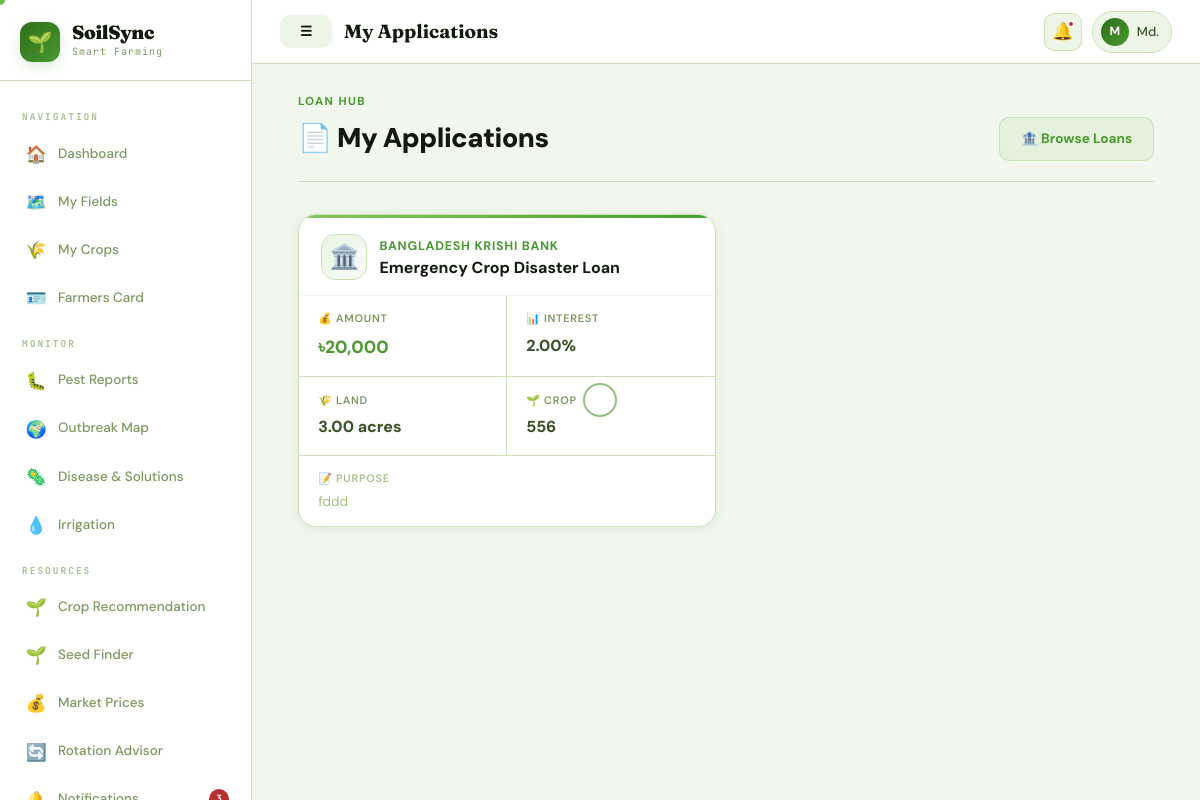
The app's page /my_applications.php (signed in) with its own data.
### tables this page shows
CREATE TABLE `users` (
  `id` int(11) NOT NULL,
  `name` varchar(100) NOT NULL,
  `phone` varchar(20) NOT NULL,
  `password` varchar(255) NOT NULL,
  `role` enum('farmer','expert','admin') DEFAULT 'farmer',
  `location_id` int(11) DEFAULT NULL,
  `created_at` timestamp NOT NULL DEFAULT current_timestamp(),
  `fc_card_number` varchar(20) DEFAULT NULL,
  `fc_category` enum('landless','marginal','small','medium','large') DEFAULT NULL,
  `fc_land_size` decimal(8,2) DEFAULT NULL,
  `fc_bank_account` varchar(30) DEFAULT NULL,
  `fc_registered_at` datetime DEFAULT NULL,
  `fc_phase` enum('pre_pilot','pilot','national') DEFAULT NULL
);

CREATE TABLE `loan_applications` (
  `id` int(11) NOT NULL,
  `user_id` int(11) NOT NULL,
  `product_id` int(11) NOT NULL,
  `amount_needed` decimal(12,2) NOT NULL,
  `land_acres` decimal(6,2) DEFAULT NULL,
  `crop_type` varchar(100) DEFAULT NULL,
  `purpose` text DEFAULT NULL,
  `status` enum('saved','submitted','approved','rejected') DEFAULT 'saved',
  `notes` text DEFAULT NULL,
  `created_at` timestamp NOT NULL DEFAULT current_timestamp()
);

CREATE TABLE `loan_providers` (
  `id` int(11) NOT NULL,
  `name` varchar(150) NOT NULL,
  `type` enum('bank','ngo','mfi','cooperative','government') DEFAULT 'bank',
  `logo_emoji` varchar(10) DEFAULT '?',
  `phone` varchar(20) DEFAULT NULL,
  `website` varchar(255) DEFAULT NULL,
  `description` text DEFAULT NULL,
  `is_active` tinyint(1) DEFAULT 1,
  `created_at` timestamp NOT NULL DEFAULT current_timestamp()
);

CREATE TABLE `loan_products` (
  `id` int(11) NOT NULL,
  `provider_id` int(11) NOT NULL,
  `name` varchar(200) NOT NULL,
  `category` enum('crop','livestock','irrigation','equipment','general','emergency') DEFAULT 'crop',
  `min_amount` decimal(12,2) DEFAULT 10000.00,
  `max_amount` decimal(12,2) DEFAULT 500000.00,
  `interest_rate` decimal(5,2) DEFAULT NULL,
  `interest_type` enum('flat','reducing','subsidised') DEFAULT 'reducing',
  `duration_min_months` smallint(6) DEFAULT 6,
  `duration_max_months` smallint(6) DEFAULT 60,
  `repayment_type` enum('monthly','quarterly','seasonal','lump-sum') DEFAULT 'monthly',
  `min_land_acres` decimal(6,2) DEFAULT NULL,
  `eligible_crops` varchar(500) DEFAULT NULL,
  `collateral_required` tinyint(1) DEFAULT 0,
  `guarantor_required` tinyint(1) DEFAULT 0,
  `nid_required` tinyint(1) DEFAULT 1,
  `land_deed_required` tinyint(1) DEFAULT 0,
  `bank_statement_required` tinyint(1) DEFAULT 0,
  `farmers_card_required` tinyint(1) DEFAULT 0,
  `photo_required` tinyint(1) DEFAULT 1,
  `other_documents` text DEFAULT NULL,
  `description` text DEFAULT NULL,
  `eligibility_notes` text DEFAULT NULL,
  `is_featured` tinyint(1) DEFAULT 0,
  `is_active` tinyint(1) DEFAULT 1,
  `created_at` timestamp NOT NULL DEFAULT current_timestamp()
);

### db.php (called while the page is built, shortened)
<?php
function isLoggedIn(): bool {
    return isset($_SESSION['user_id']) && !empty($_SESSION['user_id']);
}
function currentUser($conn): ?array {
    $id = (int)$_SESSION['user_id'];
    $r = $conn->query("
        SELECT u.*, l.division, l.district
        FROM users u
        LEFT JOIN locations l ON u.location_id=l.id
        WHERE u.id=$id
        LIMIT 1
    ");
    return $r ? $r->fetch_assoc() : null;
}
function unreadCount($conn, int $uid): int {
    $r = $conn->query("
        SELECT COUNT(*) AS c
        FROM notifications
        WHERE user_id=$uid AND is_read=0
    ");
    return $r ? (int)$r->fetch_assoc()['c'] : 0;
}
?>

### my_applications.php (the view, shortened to what this page needs)
<?php
require_once 'db.php';
$pageTitle = 'My Applications';
$activeNav = 'loan_hub';
$user = currentUser($conn);
$uid = (int)$user['id'];
$applications = $conn->query("
    SELECT
        la.*,
        lp.name AS loan_name,
        lp.interest_rate,
        prov.name AS provider_name,
        prov.logo_emoji
    FROM loan_applications la
    JOIN loan_products lp ON la.product_id = lp.id
    JOIN loan_providers prov ON lp.provider_id = prov.id
    WHERE la.user_id = $uid
    ORDER BY la.id DESC
");
include 'layout.php';
?>
<div class="myapp-wrap">
    <div class="myapp-header">
        <div class="myapp-title-block">
            <div class="myapp-eyebrow">Loan Hub</div>
            <div class="myapp-title">📄 My Applications</div>
        </div>
        <a href="loan_hub.php" class="myapp-browse-btn">🏦 Browse Loans</a>
    </div>
    <?php if($applications->num_rows == 0): ?>
    <div class="app-empty">
        <div class="app-empty-icon">📭</div>
        <div class="app-empty-title">No applications yet</div>
        <div class="app-empty-sub">Browse available loan products and save the ones that fit your needs.</div>
        <a href="loan_hub.php" class="btn-browse-loans">🔍 Browse Loans</a>
    </div>
    <?php else: ?>
    <div class="app-grid">
    <?php $i=0; while($app = $applications->fetch_assoc()): $i++; ?>
    <div class="app-card" style="animation-delay:<?= $i*0.07 ?>s">
        <div class="app-card-top">
            <div class="app-bank-emoji"><?= $app['logo_emoji'] ?></div>
            <div class="app-bank-info">
                <div class="app-bank-name"><?= htmlspecialchars($app['provider_name']) ?></div>
                <div class="app-loan-name"><?= htmlspecialchars($app['loan_name']) ?></div>
            </div>
        </div>
        <div class="app-stats">
            <div class="app-stat">
                <div class="app-stat-label">💰 Amount</div>
                <div class="app-stat-value amount">৳<?= number_format($app['amount_needed']) ?></div>
            </div>
            <div class="app-stat">
                <div class="app-stat-label">📊 Interest</div>
                <div class="app-stat-value"><?= $app['interest_rate'] ?>%</div>
            </div>
            <div class="app-stat">
                <div class="app-stat-label">🌾 Land</div>
                <div class="app-stat-value"><?= $app['land_acres'] ?: '—' ?> acres</div>
            </div>
            <div class="app-stat">
                <div class="app-stat-label">🌱 Crop</div>
                <div class="app-stat-value"><?= htmlspecialchars($app['crop_type'] ?: '—') ?></div>
            </div>
        </div>
        <?php if (!empty($app['purpose'])): ?>
        <div style="padding: 0.85rem 1.2rem; border-top: 1px solid var(--border);">
            <div style="font-size:0.68rem;font-weight:600;color:var(--text4);text-transform:uppercase;letter-spacing:0.07em;margin-bottom:0.3rem;">📝 Purpose</div>
            <div style="font-size:0.85rem;color:#a0c080;line-height:1.5;"><?= htmlspecialchars($app['purpose']) ?></div>
        </div>
        <?php endif; ?>
    </div>
    <?php endwhile; ?>
    </div>
    <?php endif; ?>
</div>
<?php include 'layout_end.php'; ?>

### layout.php (shortened to what this page needs)
<?php
$user        = currentUser($conn);
$uid         = $user ? (int)$user['id'] : 0;
$userName    = $user['name'] ?? 'User';
$userInitial = strtoupper(substr($userName, 0, 1));
$userRole    = $user['role'] ?? 'farmer';
$notifCount  = $uid ? unreadCount($conn, $uid) : 0;
$nav = [];
switch ($userRole) {
 case 'farmer':
$nav = [
  'main' => [
    ['href'=>'dashboard.php','icon'=>'🏠','label'=>'Dashboard','key'=>'dashboard'],
    ['href'=>'fields.php','icon'=>'🗺️','label'=>'My Fields','key'=>'fields'],
    ['href'=>'crops.php','icon'=>'🌾','label'=>'My Crops','key'=>'crops'],
    ['href'=>'farmers_card.php','icon'=>'🪪','label'=>'Farmers Card','key'=>'farmers_card'],
  ],
  'monitor' => [
    ['href'=>'pest_report.php','icon'=>'🐛','label'=>'Pest Reports','key'=>'pest'],
    ['href'=>'outbreak_map.php','icon'=>'🌍','label'=>'Outbreak Map','key'=>'outbreak'],
    ['href'=>'disease.php','icon'=>'🦠','label'=>'Disease & Solutions','key'=>'disease'],
    ['href'=>'irrigation.php','icon'=>'💧','label'=>'Irrigation','key'=>'irrigation'],
  ],
  'resources' => [
    ['href'=>'crop_recommend.php','icon'=>'🌱','label'=>'Crop Recommendation','key'=>'crop_recommend'],
    ['href'=>'seeds.php','icon'=>'🌱','label'=>'Seed Finder','key'=>'seeds'],
    ['href'=>'market.php','icon'=>'💰','label'=>'Market Prices','key'=>'market'],
    ['href'=>'crop_rotation.php','icon'=>'🔄','label'=>'Rotation Advisor','key'=>'rotation'],
    ['href'=>'notifications.php','icon'=>'🔔','label'=>'Notifications','key'=>'notifications','badge'=>$notifCount],
  ],
  'support' => [
    ['href'=>'faq.php','icon'=>'❓','label'=>'Ask Expert','key'=>'faq'],
    ['href'=>'my_questions.php','icon'=>'📝','label'=>'My Questions','key'=>'myq'],
    ['href'=>'loan_hub.php','icon'=>'🏦','label'=>'Loan Hub','key'=>'loan_hub'],
    ['href'=>'compliance_checker.php','icon'=>'⚖️','label'=>'Compliance Checker','key'=>'compliance'],
  ],
];
break;
}
?>
<!DOCTYPE html>
<html lang="en" data-theme="light">
<head>
  <link rel="stylesheet" href="style.css">
</head>
<body>
<div class="app-layout">
  <aside class="sidebar" id="sidebar">
    <div class="sidebar-logo">
      <div class="logo-badge">🌱</div>
      <div class="logo-text-wrap">
        <div class="logo-name">SoilSync</div>
        <div class="logo-tag">Smart Farming</div>
      </div>
    </div>
    <nav class="sidebar-nav">
      <?php
      $sectionLabels = [
        'main'=>'Navigation',
        'monitor'=>'Monitor',
        'resources'=>'Resources',
        'expert'=>'Expert Tools',
        'admin'=>'Administration'
      ];
      foreach ($nav as $section => $items):
      ?>
        <div class="nav-section-label">
          <?= $sectionLabels[$section] ?? ucfirst($section) ?>
        </div>
        <?php foreach ($items as $item):
          $isActive = ($activeNav ?? '') === $item['key'];
        ?>
          <a href="<?= $item['href'] ?>" class="nav-item <?= $isActive ? 'active' : '' ?>">
            <span class="nav-ic"><?= $item['icon'] ?></span>
            <span><?= $item['label'] ?></span>
            <?php if (!empty($item['badge']) && $item['badge'] > 0): ?>
              <span class="nav-badge"><?= $item['badge'] ?></span>
            <?php endif; ?>
          </a>
        <?php endforeach; ?>
      <?php endforeach; ?>
    </nav>
  </aside>
  <div class="main-wrap">
    <header class="topbar">
      <div class="topbar-left">
        <button class="mobile-menu-btn btn" id="mobileMenuBtn">☰</button>
        <span class="topbar-title"><?= htmlspecialchars($pageTitle ?? 'Dashboard') ?></span>
      </div>
      <div class="topbar-right">
        <a href="notifications.php" class="topbar-notif-btn">
          🔔
          <?php if ($notifCount > 0): ?>
            <span class="notif-dot"></span>
          <?php endif; ?>
        </a>
        <div class="topbar-user">
          <div class="t-av"><?= $userInitial ?></div>
          <span><?= htmlspecialchars(explode(' ', $userName)[0]) ?></span>
        </div>
      </div>
    </header>
    <div class="page-body">

### my_applications.php (style rules this page uses)
.myapp-wrap { max-width: 1000px; margin: 0 auto; padding: 0 1rem 3rem; }
.myapp-header { display: flex; align-items: flex-end; justify-content: space-between; margin-bottom: 2rem; flex-wrap: wrap; gap: 1rem; padding-bottom: 1.25rem; border-bottom: 1px solid var(--border); }
.myapp-eyebrow { font-size: 0.72rem; font-weight: 700; color: var(--accent2); text-transform: uppercase; letter-spacing: 0.12em; margin-bottom: 0.3rem; }
.myapp-title { font-size: 1.7rem; font-weight: 900; color: var(--text); letter-spacing: -0.02em; display: flex; align-items: center; gap: 0.5rem; }
.myapp-browse-btn { background: rgba(134,197,97,0.12); border: 1.5px solid rgba(134,197,97,0.3); color: var(--accent2); font-size: 0.85rem; font-weight: 700; border-radius: 10px; padding: 0.6rem 1.3rem; text-decoration: none; transition: all 0.2s; display: inline-flex; align-items: center; gap: 0.4rem; }
.app-grid { display: grid; grid-template-columns: repeat(auto-fill, minmax(280px, 1fr)); gap: 1.25rem; }
.app-card { background: var(--surface); border: 1px solid var(--border); border-radius: 18px; overflow: hidden; backdrop-filter: blur(10px); box-shadow: var(--shadow-sm); transition: transform 0.22s, border-color 0.22s, box-shadow 0.22s; animation: appIn 0.4s ease both; position: relative; }
.app-card::before { content: ''; position: absolute; top:0; left:0; right:0; height: 3px; background: linear-gradient(90deg, #86c561, #4a9e2f, #86c561); background-size: 200% 100%; animation: shimmer 3s linear infinite; }
.app-card-top { padding: 1.2rem 1.4rem 0.9rem; border-bottom: 1px solid rgba(134,197,97,0.1); display: flex; align-items: center; gap: 0.75rem; }
.app-bank-emoji { width: 46px; height: 46px; border-radius: 14px; flex-shrink: 0; background: linear-gradient(135deg, rgba(134,197,97,0.18), rgba(134,197,97,0.06)); border: 1px solid var(--border); display: flex; align-items: center; justify-content: center; font-size: 1.5rem; }
.app-bank-name { font-size: 0.78rem; font-weight: 700; color: var(--accent2); text-transform: uppercase; letter-spacing: 0.06em; }
.app-loan-name { font-size: 1rem; font-weight: 700; color: var(--text); margin-top: 0.1rem; line-height: 1.3; }
.app-stats { display: grid; grid-template-columns: 1fr 1fr; gap: 0; }
.app-stat { padding: 0.9rem 1.2rem; border-right: 1px solid var(--border); border-bottom: 1px solid var(--border); }
.app-stat:nth-child(2n) { border-right: none; }
.app-stat:nth-last-child(-n+2) { border-bottom: none; }
.app-stat-label { font-size: 0.68rem; font-weight: 600; color: var(--text3); text-transform: uppercase; letter-spacing: 0.07em; margin-bottom: 0.3rem; display: flex; align-items: center; gap: 0.3rem; }
.app-stat-value { font-size: 1rem; font-weight: 800; color: var(--text2); }
.app-stat-value.amount { color: var(--accent2); font-size: 1.1rem; }

### records on screen
users: name "M", name "Md."
loan_applications: loan_providers.logo_emoji "🏛️", loan_providers.name "BANGLADESH KRISHI BANK", product.name "Emergency Crop Disaster Loan", amount_needed "20,000", product.interest_rate "2.00", land_acres "3.00", crop_type "556", purpose "fddd"

### other values on screen
$sectionLabels[$section] "NAVIGATION"
$item['icon'] "🏠"
$item['label'] "Dashboard"
$item['icon'] "🗺️"
$item['label'] "My Fields"
$item['icon'] "🌾"
$item['label'] "My Crops"
$item['icon'] "🪪"
$item['label'] "Farmers Card"
$sectionLabels[$section] "MONITOR"
$item['icon'] "🐛"
$item['label'] "Pest Reports"
$item['icon'] "🌍"
$item['label'] "Outbreak Map"
$item['icon'] "🦠"
